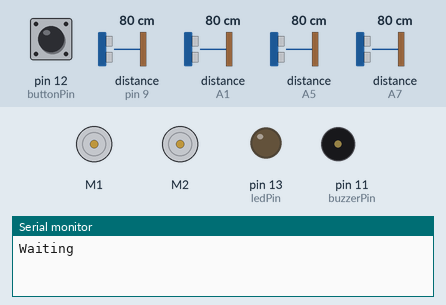
Recording of a sketch running on a simulated Arduino Nano, built with avr-gcc and run on an emulated ATmega328P. Shown: 2 × DC motor (green arrow = forward, orange = backward, longer = faster), output pins drawn as LEDs (lit = HIGH), buzzer (waves = sounding), the last lines printed to the serial monitor. The inputs (shaded band) are chosen by the test bench; at power-on: pin 12 (buttonPin) HIGH, distance to the obstacle (sensors on pin 9, A5, A1, A7) 80 cm. The echo pulse lasts 58.3 µs per cm; pins used as bus, display or sensor lines are not drawn.

Above: at 0.8 s.
0.9 s: pin 12 (buttonPin) pulled LOW for 0.15 s
At 1.3 s:
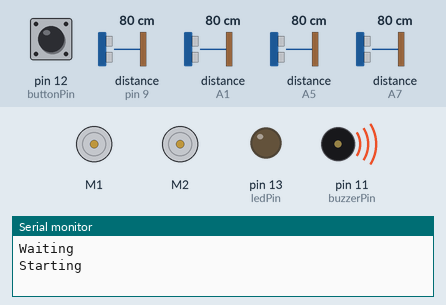
At 3.3 s:
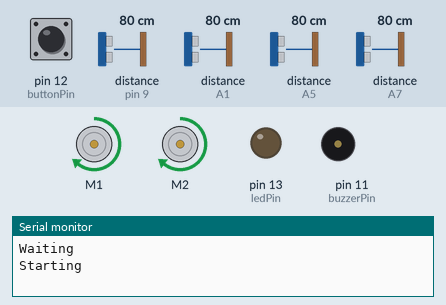
4.0 s: distance to the obstacle (sensor on pin 9) set to 11 cm
6.1 s: distance to the obstacle (sensor on pin 9) set to 8 cm
At 6.41 s:
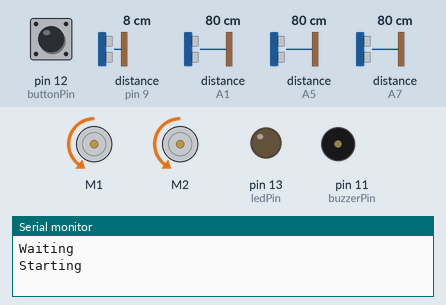
9.1 s: distance to the obstacle (sensor on A5) set to 2 cm
At 9.32 s:
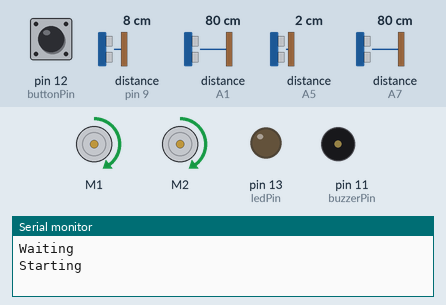
12.1 s: distance to the obstacle (sensor on A5) set to 18 cm
15.1 s: distance to the obstacle (sensor on A5) set to 4 cm
Timing chart, 0 to 19.1 s (numbered marks = the images above; inputs shaded):
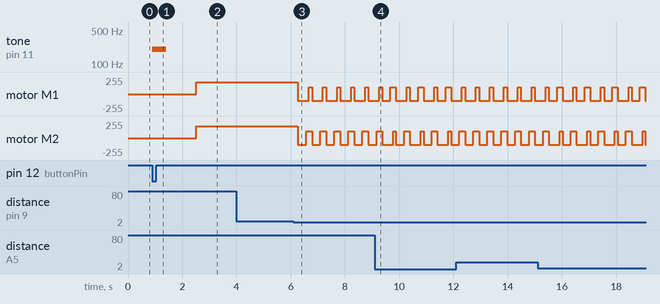

Measured:
- the behaviour switches between 10 and 9 cm on distance to the obstacle (sensor on pin 9) (found by bisection; images 2 and 3)
- after the input at 0.9 s, tone on pin 11 (buzzerPin): silent → 200 Hz at once, → silent 0.50 s later; motor M1, motor M2: stopped → forward 179/255 after 1.6 s
- after the input at 4.0 s, every drawn part: stays the same
- after the input at 6.1 s, motor M1: alternates forward 99/255 for 0.12 s and backward 99/255 for 0.40 s, starting after 0.17 s; motor M2: alternates forward 99/255 for 0.22 s and backward 99/255 for 0.30 s, starting after 0.17 s

The sketch:

SmartBumper_V2.7.ino
```cpp
#include <RedBot.h>
#define centerTrigPin A0
#define centerEchoPin A1
#define leftTrigPin A4
#define leftEchoPin A5
#define rightTrigPin 3
#define rightEchoPin 9
#define backTrigPin A6
#define backEchoPin A7

#define buzzerPin 11
#define buttonPin 12
#define ledPin 13

RedBotMotors motors;
RedBotEncoder encoder = RedBotEncoder(A2, 10);


int countsPerRev = 192;   // 4 pairs of N-S x 48:1 gearbox = 192 ticks per wheel rev
float wheelDiam = 65;  // diam = 65mm
float wheelCirc = PI * wheelDiam; // Redbot wheel circumference = pi*D

float Cdis;
float Rdis;
float Ldis;
float Bdis;

void setup()
{
  Serial.begin(9600);

  pinMode(buttonPin, INPUT_PULLUP);
  pinMode(ledPin, OUTPUT);
  pinMode(buzzerPin, OUTPUT);

  pinMode(backTrigPin, OUTPUT);
  pinMode(centerTrigPin, OUTPUT);
  pinMode(leftTrigPin, OUTPUT);
  pinMode(rightTrigPin, OUTPUT);
  pinMode(centerEchoPin, INPUT);
  pinMode(leftEchoPin, INPUT);
  pinMode(rightEchoPin, INPUT);
  pinMode(backEchoPin, INPUT);


  //:::::::::::::::::::::::::::::::::::

  Serial.println("Waiting");
  do
  {
    delay(10);
  } while ( digitalRead(buttonPin) == HIGH );

  Serial.println("Starting");
  tone(buzzerPin, 200);
  delay(500);
  noTone(buzzerPin);


}


void loop()
{
  Cdis = detectFrontDistance();
  Ldis = detectLeftDistance();
  Rdis = detectRightDistance();
  Bdis = detectBackDistance();

  if ( Cdis < 3 )
  {
    Cdis = 3;
  }

  if ( Cdis > 390 )
  {
    Cdis = 390;
  }
  if ( Ldis < 3 )
  {
    Ldis = 3;
  }

  if ( Ldis > 390 )
  {
    Ldis = 390;
  }
    if ( Rdis < 3 )
  {
    Rdis = 3;
  }

  if ( Rdis > 390 )
  {
    Rdis = 390;
  }
    if ( Bdis < 3 )
  {
    Bdis = 3;
  }

  if ( Bdis > 390 )
  {
    Bdis = 390;
  }
  //:::::::::::::::::::::::::::::::::::::::::::::::::::::::::::::::::::::::::::::::::::::::::::::::::::::::::::::::

  if ( Cdis >= 10 && Rdis >= 10 && Ldis >= 10 )
  {
    driveStraight (180);
  }
  else
  {
    motors.stop();

    if ( Ldis < 10 )
    {
      reverse(300);
      motors.leftDrive(100);
      motors.rightDrive(-100);
      delay(100);
      motors.drive(100);
      delay(100);
    }

    if ( Rdis < 10 )
    {
      reverse(300);
      motors.leftDrive(-100);
      motors.rightDrive(100);
      delay(100);
      motors.drive(100);
      delay(100);
    }
  }
}

void reverse (int delayTime)
{
  motors.drive(-100);
  delay(delayTime);
  motors.brake();
}

float detectFrontDistance()
{
  float duration, distance;
  digitalWrite(centerTrigPin, LOW);
  delayMicroseconds(2);

  digitalWrite(centerTrigPin, HIGH);
  delayMicroseconds(10);
  digitalWrite(centerTrigPin, LOW);

  duration = pulseIn(centerEchoPin, HIGH);
  distance = (duration / 2) * 0.0344;
  return distance;
  delay(500);
}


float detectLeftDistance()
{
  float duration, distance;
  digitalWrite(leftTrigPin, LOW);
  delayMicroseconds(2);

  digitalWrite(leftTrigPin, HIGH);
  delayMicroseconds(10);
  digitalWrite(leftTrigPin, LOW);

  duration = pulseIn(leftEchoPin, HIGH);
  distance = (duration / 2) * 0.0344;
  return distance;
  delay(500);
}

float detectRightDistance()
{
  float duration, distance;
  digitalWrite(rightTrigPin, LOW);
  delayMicroseconds(2);

  digitalWrite(rightTrigPin, HIGH);
  delayMicroseconds(10);
  digitalWrite(rightTrigPin, LOW);

  duration = pulseIn(rightEchoPin, HIGH);
  distance = (duration / 2) * 0.0344;
  return distance;
  delay(500);
}


float detectBackDistance()
{
  float duration, distance;
  digitalWrite(backTrigPin, LOW);
  delayMicroseconds(2);

  digitalWrite(backTrigPin, HIGH);
  delayMicroseconds(10);
  digitalWrite(backTrigPin, LOW);

  duration = pulseIn(backEchoPin, HIGH);
  distance = (duration / 2) * 0.0344;
  return distance;
  delay(500);
}


void driveStraight(int motorPower)
{
  long lCount = 0;
  long rCount = 0;
  float numRev;

  long prevlCount, prevrCount;
  long lDiff, rDiff;

  int leftPower = motorPower;
  int rightPower = motorPower;

  int offset = 5;
  //:::::::::::::::::::::::::::::::

  encoder.clearEnc(BOTH);
  delay(100);
  motors.drive(motorPower);

  lCount = encoder.getTicks(LEFT);
  rCount = encoder.getTicks(RIGHT);

  motors.leftDrive(leftPower);
  motors.rightDrive(rightPower);

  lDiff = (lCount - prevlCount);
  rDiff = (rCount - prevrCount);

  prevlCount = lCount;
  prevrCount = rCount;

  //:::::::::::::::::::::::::::::::
  if (lDiff > rDiff)
  {
    leftPower = leftPower - offset;
    rightPower = rightPower + offset;
  }

  else if (lDiff < rDiff)
  {
    leftPower = leftPower + offset;
    rightPower = rightPower - offset;
  }
  delay(50);
}
```
